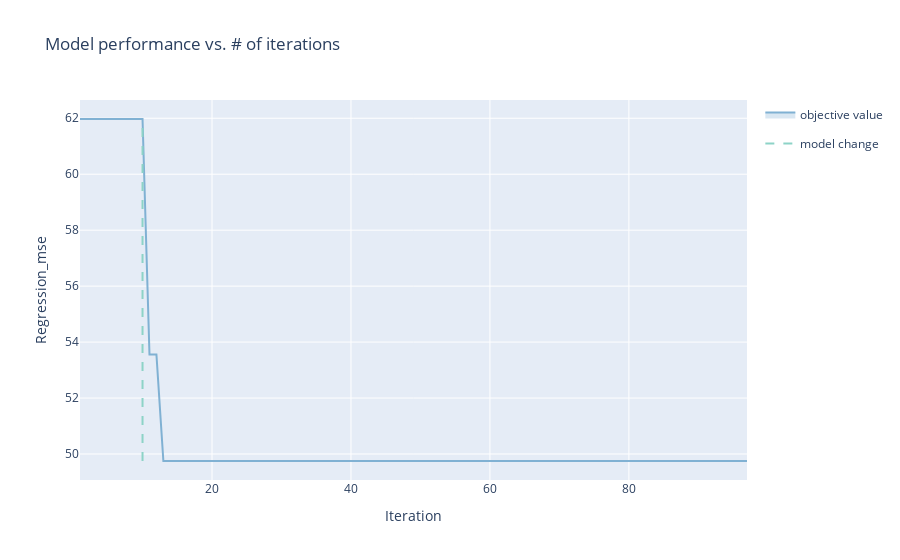

Notebook cell for this chart:
### Code cell
render(ax_client.get_optimization_trace())

### Figure 1 — Plotly figure (JSON) as saved in the notebook; plotly's stock layout.template omitted (floating-point values rounded to 4 significant figures)
{"data": [{"hoverinfo": "none", "legendgroup": "", "line": {"width": 0}, "mode": "lines", "showlegend": false, "type": "scatter", "x": [1, 2, 3, 4, 5, 6, 7, 8, 9, 10, 11, 12, 13, 14, 15, 16, 17, 18, 19, 20, 21, 22, 23, 24, 25, 26, 27, 28, 29, 30, 31, 32, 33, 34, 35, 36, 37, 38, 39, 40, 41, 42, 43, 44, 45, 46, 47, 48, 49, 50, 51, 52, 53, 54, 55, 56, 57, 58, 59, 60, 61, 62, 63, 64, 65, 66, 67, 68, 69, 70, 71, 72, 73, 74, 75, 76, 77, 78, 79, 80, 81, 82, 83, 84, 85, 86, 87, 88, 89, 90, 91, 92, 93, 94, 95, 96, 97], "y": [61.97, 61.97, 61.97, 61.97, 61.97, 61.97, 61.97, 61.97, 61.97, 61.97, 53.56, 53.56, 49.75, 49.75, 49.75, 49.75, 49.75, 49.75, 49.75, 49.75, 49.75, 49.75, 49.75, 49.75, 49.75, 49.75, 49.75, 49.75, 49.75, 49.75, 49.75, 49.75, 49.75, 49.75, 49.75, 49.75, 49.75, 49.75, 49.75, 49.75, 49.75, 49.75, 49.75, 49.75, 49.75, 49.75, 49.75, 49.75, 49.75, 49.75, 49.75, 49.75, 49.75, 49.75, 49.75, 49.75, 49.75, 49.75, 49.75, 49.75, 49.75, 49.75, 49.75, 49.75, 49.75, 49.75, 49.75, 49.75, 49.75, 49.75, 49.75, 49.75, 49.75, 49.75, 49.75, 49.75, 49.75, 49.75, 49.75, 49.75, 49.75, 49.75, 49.75, 49.75, 49.75, 49.75, 49.75, 49.75, 49.75, 49.75, 49.75, 49.75, 49.75, 49.75, 49.75, 49.75, 49.75]}, {"fill": "tonexty", "fillcolor": "rgba(128,177,211,0.3)", "legendgroup": "objective value", "line": {"color": "rgba(128,177,211,1)"}, "mode": "lines", "name": "objective value", "text": ["<br><em>Parameterization:</em><br>forgetting_factor: 0.002590786101728253<br>noise_scale: 3.128538994445453e-05<br>n_perturbations: 3", "<br><em>Parameterization:</em><br>forgetting_factor: 0.09512486788696392<br>noise_scale: 0.0034218176307694694<br>n_perturbations: 4", "<br><em>Parameterization:</em><br>forgetting_factor: 0.0038617474782217886<br>noise_scale: 0.7454366449114888<br>n_perturbations: 5", "<br><em>Parameterization:</em><br>forgetting_factor: 0.11109801497065287<br>noise_scale: 7.034308875430263e-05<br>n_perturbations: 3", "<br><em>Parameterization:</em><br>forgetting_factor: 0.0002740153833595983<br>noise_scale: 0.0030663647489889106<br>n_perturbations: 6", "<br><em>Parameterization:</em><br>forgetting_factor: 0.12125763594608642<br>noise_scale: 2.3767038747679664e-05<br>n_perturbations: 1", "<br><em>Parameterization:</em><br>forgetting_factor: 1.3945994100009885e-05<br>noise_scale: 0.000127116914807032<br>n_perturbations: 2", "<br><em>Parameterization:</em><br>forgetting_factor: 0.0004025883639121278<br>noise_scale: 4.438607413422986e-05<br>n_perturbations: 3", "<br><em>Parameterization:</em><br>forgetting_factor: 0.00019287822035163958<br>noise_scale: 0.00016314345603221593<br>n_perturbations: 4", "<br><em>Parameterization:</em><br>forgetting_factor: 0.00047235702499927117<br>noise_scale: 7.250199470255154e-05<br>n_perturbations: 2", "<br><em>Parameterization:</em><br>forgetting_factor: 0.04227961036764241<br>noise_scale: 0.03512615713367279<br>n_perturbations: 5", "<br><em>Parameterization:</em><br>forgetting_factor: 0.0025404492634748914<br>noise_scale: 0.011167513679315235<br>n_perturbations: 3", "<br><em>Parameterization:</em><br>forgetting_factor: 0.11326787864703845<br>noise_scale: 0.041642887676295606<br>n_perturbations: 2", "<br><em>Parameterization:</em><br>forgetting_factor: 4.852583486181355e-05<br>noise_scale: 0.006084740988837087<br>n_perturbations: 2", "<br><em>Parameterization:</em><br>forgetting_factor: 0.00017904060943619492<br>noise_scale: 0.16759578460755375<br>n_perturbations: 5", "<br><em>Parameterization:</em><br>forgetting_factor: 1e-05<br>noise_scale: 2.0<br>n_perturbations: 1", "<br><em>Parameterization:</em><br>forgetting_factor: 1e-05<br>noise_scale: 1e-05<br>n_perturbations: 6", "<br><em>Parameterization:</em><br>forgetting_factor: 0.15<br>noise_scale: 1e-05<br>n_perturbations: 6", "<br><em>Parameterization:</em><br>forgetting_factor: 0.0016274792684406682<br>noise_scale: 2.0<br>n_perturbations: 1", "<br><em>Parameterization:</em><br>forgetting_factor: 0.15<br>noise_scale: 2.0<br>n_perturbations: 6", "<br><em>Parameterization:</em><br>forgetting_factor: 0.15<br>noise_scale: 2.0<br>n_perturbations: 1", "<br><em>Parameterization:</em><br>forgetting_factor: 1e-05<br>noise_scale: 2.0<br>n_perturbations: 6", "<br><em>Parameterization:</em><br>forgetting_factor: 0.002915700482877479<br>noise_scale: 1.1691885737686923e-05<br>n_perturbations: 6", "<br><em>Parameterization:</em><br>forgetting_factor: 0.003779578597566745<br>noise_scale: 1.6216687665203716e-05<br>n_perturbations: 1", "<br><em>Parameterization:</em><br>forgetting_factor: 1.1805572350225832e-05<br>noise_scale: 0.004269024606221<br>n_perturbations: 6", "<br><em>Parameterization:</em><br>forgetting_factor: 1.2766773803644815e-05<br>noise_scale: 1.1936414566190976e-05<br>n_perturbations: 1", "<br><em>Parameterization:</em><br>forgetting_factor: 2.6951576303936525e-05<br>noise_scale: 0.023425832338308777<br>n_perturbations: 1", "<br><em>Parameterization:</em><br>forgetting_factor: 1.855454158746994e-05<br>noise_scale: 1.1237508732281347e-05<br>n_perturbations: 3", "<br><em>Parameterization:</em><br>forgetting_factor: 1.075030928590423e-05<br>noise_scale: 1.1000156078001913<br>n_perturbations: 4", "<br><em>Parameterization:</em><br>forgetting_factor: 0.027122228379946392<br>noise_scale: 0.006980908713958273<br>n_perturbations: 1", "<br><em>Parameterization:</em><br>forgetting_factor: 0.12593719658324887<br>noise_scale: 0.08031883881928602<br>n_perturbations: 6", "<br><em>Parameterization:</em><br>forgetting_factor: 0.1201683033200392<br>noise_scale: 0.00032308447096368213<br>n_perturbations: 6", "<br><em>Parameterization:</em><br>forgetting_factor: 0.0009488880799500345<br>noise_scale: 0.003688012855965412<br>n_perturbations: 1", "<br><em>Parameterization:</em><br>forgetting_factor: 4.851054237561236e-05<br>noise_scale: 1.4200711395299799<br>n_perturbations: 3", "<br><em>Parameterization:</em><br>forgetting_factor: 0.14592643785788179<br>noise_scale: 1.0271943952816902<br>n_perturbations: 4", "<br><em>Parameterization:</em><br>forgetting_factor: 0.0004176088628913687<br>noise_scale: 1.4867962729087603<br>n_perturbations: 6", "<br><em>Parameterization:</em><br>forgetting_factor: 1.0686844164981133e-05<br>noise_scale: 0.00028909055609750847<br>n_perturbations: 1", "<br><em>Parameterization:</em><br>forgetting_factor: 0.017398379556069016<br>noise_scale: 0.08061064190677014<br>n_perturbations: 1", "<br><em>Parameterization:</em><br>forgetting_factor: 0.1325301110654243<br>noise_scale: 0.0006856726559236406<br>n_perturbations: 1", "<br><em>Parameterization:</em><br>forgetting_factor: 0.0009956054558019323<br>noise_scale: 0.11609775420583683<br>n_perturbations: 6", "<br><em>Parameterization:</em><br>forgetting_factor: 1.07007632890913e-05<br>noise_scale: 0.015186523029432169<br>n_perturbations: 4", "<br><em>Parameterization:</em><br>forgetting_factor: 9.720972544931366e-05<br>noise_scale: 2.214131728871212e-05<br>n_perturbations: 6", "<br><em>Parameterization:</em><br>forgetting_factor: 1.0730610243537406e-05<br>noise_scale: 0.03904195804022152<br>n_perturbations: 1", "<br><em>Parameterization:</em><br>forgetting_factor: 0.00014286068935679254<br>noise_scale: 0.9021249367303333<br>n_perturbations: 1", "<br><em>Parameterization:</em><br>forgetting_factor: 0.0023975429546384437<br>noise_scale: 0.8241202943089723<br>n_perturbations: 3", "<br><em>Parameterization:</em><br>forgetting_factor: 0.00013631957271159284<br>noise_scale: 0.00019432910299996408<br>n_perturbations: 6", "<br><em>Parameterization:</em><br>forgetting_factor: 0.06390432769048562<br>noise_scale: 0.07884550942993471<br>n_perturbations: 1", "<br><em>Parameterization:</em><br>forgetting_factor: 0.0007833655456518819<br>noise_scale: 0.000335411643841754<br>n_perturbations: 1", "<br><em>Parameterization:</em><br>forgetting_factor: 1.2650841734378036e-05<br>noise_scale: 0.00011995832718040573<br>n_perturbations: 5", "<br><em>Parameterization:</em><br>forgetting_factor: 0.0003392034019506577<br>noise_scale: 0.1064161604088143<br>n_perturbations: 1", "<br><em>Parameterization:</em><br>forgetting_factor: 0.00024856616532263067<br>noise_scale: 1.1980944510134482e-05<br>n_perturbations: 1", "<br><em>Parameterization:</em><br>forgetting_factor: 0.07671806911403699<br>noise_scale: 1.8300995003549396<br>n_perturbations: 3", "<br><em>Parameterization:</em><br>forgetting_factor: 0.03298103693839158<br>noise_scale: 0.0015669015447514652<br>n_perturbations: 1", "<br><em>Parameterization:</em><br>forgetting_factor: 0.00023511683286691243<br>noise_scale: 1.4314363699432003e-05<br>n_perturbations: 4", "<br><em>Parameterization:</em><br>forgetting_factor: 2.1471354829364192e-05<br>noise_scale: 0.21788376488496145<br>n_perturbations: 6", "<br><em>Parameterization:</em><br>forgetting_factor: 0.009357194945209486<br>noise_scale: 0.001408974535379471<br>n_perturbations: 3", "<br><em>Parameterization:</em><br>forgetting_factor: 1.3052364559007493e-05<br>noise_scale: 1.7376453669023<br>n_perturbations: 3", "<br><em>Parameterization:</em><br>forgetting_factor: 0.003651563835907737<br>noise_scale: 0.5713100751424844<br>n_perturbations: 6", "<br><em>Parameterization:</em><br>forgetting_factor: 0.021527229546491812<br>noise_scale: 2.9629642696891875e-05<br>n_perturbations: 1", "<br><em>Parameterization:</em><br>forgetting_factor: 0.00023240434332573166<br>noise_scale: 0.023400941308917355<br>n_perturbations: 3", "<br><em>Parameterization:</em><br>forgetting_factor: 6.057753566960896e-05<br>noise_scale: 0.0007993528511671523<br>n_perturbations: 3", "<br><em>Parameterization:</em><br>forgetting_factor: 0.000402914096320586<br>noise_scale: 1.1290886252512933e-05<br>n_perturbations: 1", "<br><em>Parameterization:</em><br>forgetting_factor: 1.1264439480493512e-05<br>noise_scale: 0.0014632999636467869<br>n_perturbations: 2", "<br><em>Parameterization:</em><br>forgetting_factor: 0.023982657762961844<br>noise_scale: 1.3628601669760818<br>n_perturbations: 1", "<br><em>Parameterization:</em><br>forgetting_factor: 0.0748957726588148<br>noise_scale: 0.010504198049286267<br>n_perturbations: 6", "<br><em>Parameterization:</em><br>forgetting_factor: 0.0003642500647050324<br>noise_scale: 1.0741640695123306e-05<br>n_perturbations: 6", "<br><em>Parameterization:</em><br>forgetting_factor: 0.09972610193627635<br>noise_scale: 0.03678687868256603<br>n_perturbations: 3", "<br><em>Parameterization:</em><br>forgetting_factor: 1.7417241101203516e-05<br>noise_scale: 0.0007371332451855261<br>n_perturbations: 6", "<br><em>Parameterization:</em><br>forgetting_factor: 0.0025842956713257345<br>noise_scale: 0.0013020196809653095<br>n_perturbations: 6", "<br><em>Parameterization:</em><br>forgetting_factor: 7.880891951115364e-05<br>noise_scale: 5.942615142441422e-05<br>n_perturbations: 1", "<br><em>Parameterization:</em><br>forgetting_factor: 0.1194030806690144<br>noise_scale: 0.013363725930758326<br>n_perturbations: 1", "<br><em>Parameterization:</em><br>forgetting_factor: 0.0017953825918454052<br>noise_scale: 0.06257389042867655<br>n_perturbations: 4", "<br><em>Parameterization:</em><br>forgetting_factor: 0.0035601621424316814<br>noise_scale: 0.06440555362412198<br>n_perturbations: 1", "<br><em>Parameterization:</em><br>forgetting_factor: 2.540931529530567e-05<br>noise_scale: 8.73542752381551e-05<br>n_perturbations: 4", "<br><em>Parameterization:</em><br>forgetting_factor: 0.0008574002753547778<br>noise_scale: 1.9489924754143462e-05<br>n_perturbations: 6", "<br><em>Parameterization:</em><br>forgetting_factor: 1.0073680772432492e-05<br>noise_scale: 0.0007196188982185155<br>n_perturbations: 1", "<br><em>Parameterization:</em><br>forgetting_factor: 0.0006085700858732004<br>noise_scale: 1.4342657542807726<br>n_perturbations: 4", "<br><em>Parameterization:</em><br>forgetting_factor: 8.879910923815646e-05<br>noise_scale: 0.006335451351089386<br>n_perturbations: 1", "<br><em>Parameterization:</em><br>forgetting_factor: 1.1673769391671826e-05<br>noise_scale: 0.0021278840750819095<br>n_perturbations: 4", "<br><em>Parameterization:</em><br>forgetting_factor: 4.270834969025297e-05<br>noise_scale: 1.781350667233559e-05<br>n_perturbations: 5", "<br><em>Parameterization:</em><br>forgetting_factor: 0.060667753100319355<br>noise_scale: 1.008369638735302e-05<br>n_perturbations: 4", "<br><em>Parameterization:</em><br>forgetting_factor: 0.0008720482741611982<br>noise_scale: 0.4159664299476218<br>n_perturbations: 1", "<br><em>Parameterization:</em><br>forgetting_factor: 1.0785542061386819e-05<br>noise_scale: 0.14817975942257688<br>n_perturbations: 2", "<br><em>Parameterization:</em><br>forgetting_factor: 0.11912306119457101<br>noise_scale: 0.11035130618445944<br>n_perturbations: 4", "<br><em>Parameterization:</em><br>forgetting_factor: 0.001160629126073222<br>noise_scale: 9.233361343086808e-05<br>n_perturbations: 6", "<br><em>Parameterization:</em><br>forgetting_factor: 0.027687513567062408<br>noise_scale: 0.5935244467742601<br>n_perturbations: 6", "<br><em>Parameterization:</em><br>forgetting_factor: 1.0292891164955026e-05<br>noise_scale: 0.5701273075173514<br>n_perturbations: 6", "<br><em>Parameterization:</em><br>forgetting_factor: 0.004941401269954358<br>noise_scale: 1.620890826525063<br>n_perturbations: 2", "<br><em>Parameterization:</em><br>forgetting_factor: 0.12113239178014014<br>noise_scale: 0.001584926044946963<br>n_perturbations: 2", "<br><em>Parameterization:</em><br>forgetting_factor: 1.0521491823021421e-05<br>noise_scale: 0.004724092373733979<br>n_perturbations: 5", "<br><em>Parameterization:</em><br>forgetting_factor: 0.011959808968786753<br>noise_scale: 3.0555157788566455e-05<br>n_perturbations: 6", "<br><em>Parameterization:</em><br>forgetting_factor: 0.000958675149075929<br>noise_scale: 1.0384462857044736e-05<br>n_perturbations: 3", "<br><em>Parameterization:</em><br>forgetting_factor: 0.0005206408165069087<br>noise_scale: 0.014590206070924658<br>n_perturbations: 6", "<br><em>Parameterization:</em><br>forgetting_factor: 5.251336801982099e-05<br>noise_scale: 0.000643164542059315<br>n_perturbations: 1", "<br><em>Parameterization:</em><br>forgetting_factor: 2.289093988935768e-05<br>noise_scale: 0.022261717705170048<br>n_perturbations: 6", "<br><em>Parameterization:</em><br>forgetting_factor: 8.269849015315243e-05<br>noise_scale: 1.6350101364757526<br>n_perturbations: 6", "<br><em>Parameterization:</em><br>forgetting_factor: 0.12390220230217223<br>noise_scale: 0.3306373516574942<br>n_perturbations: 2"], "type": "scatter", "x": [1, 2, 3, 4, 5, 6, 7, 8, 9, 10, 11, 12, 13, 14, 15, 16, 17, 18, 19, 20, 21, 22, 23, 24, 25, 26, 27, 28, 29, 30, 31, 32, 33, 34, 35, 36, 37, 38, 39, 40, 41, 42, 43, 44, 45, 46, 47, 48, 49, 50, 51, 52, 53, 54, 55, 56, 57, 58, 59, 60, 61, 62, 63, 64, 65, 66, 67, 68, 69, 70, 71, 72, 73, 74, 75, 76, 77, 78, 79, 80, 81, 82, 83, 84, 85, 86, 87, 88, 89, 90, 91, 92, 93, 94, 95, 96, 97], "y": [61.97, 61.97, 61.97, 61.97, 61.97, 61.97, 61.97, 61.97, 61.97, 61.97, 53.56, 53.56, 49.75, 49.75, 49.75, 49.75, 49.75, 49.75, 49.75, 49.75, 49.75, 49.75, 49.75, 49.75, 49.75, 49.75, 49.75, 49.75, 49.75, 49.75, 49.75, 49.75, 49.75, 49.75, 49.75, 49.75, 49.75, 49.75, 49.75, 49.75, 49.75, 49.75, 49.75, 49.75, 49.75, 49.75, 49.75, 49.75, 49.75, 49.75, 49.75, 49.75, 49.75, 49.75, 49.75, 49.75, 49.75, 49.75, 49.75, 49.75, 49.75, 49.75, 49.75, 49.75, 49.75, 49.75, 49.75, 49.75, 49.75, 49.75, 49.75, 49.75, 49.75, 49.75, 49.75, 49.75, 49.75, 49.75, 49.75, 49.75, 49.75, 49.75, 49.75, 49.75, 49.75, 49.75, 49.75, 49.75, 49.75, 49.75, 49.75, 49.75, 49.75, 49.75, 49.75, 49.75, 49.75]}, {"fill": "tonexty", "fillcolor": "rgba(128,177,211,0.3)", "hoverinfo": "none", "legendgroup": "", "line": {"width": 0}, "mode": "lines", "showlegend": false, "type": "scatter", "x": [1, 2, 3, 4, 5, 6, 7, 8, 9, 10, 11, 12, 13, 14, 15, 16, 17, 18, 19, 20, 21, 22, 23, 24, 25, 26, 27, 28, 29, 30, 31, 32, 33, 34, 35, 36, 37, 38, 39, 40, 41, 42, 43, 44, 45, 46, 47, 48, 49, 50, 51, 52, 53, 54, 55, 56, 57, 58, 59, 60, 61, 62, 63, 64, 65, 66, 67, 68, 69, 70, 71, 72, 73, 74, 75, 76, 77, 78, 79, 80, 81, 82, 83, 84, 85, 86, 87, 88, 89, 90, 91, 92, 93, 94, 95, 96, 97], "y": [61.97, 61.97, 61.97, 61.97, 61.97, 61.97, 61.97, 61.97, 61.97, 61.97, 53.56, 53.56, 49.75, 49.75, 49.75, 49.75, 49.75, 49.75, 49.75, 49.75, 49.75, 49.75, 49.75, 49.75, 49.75, 49.75, 49.75, 49.75, 49.75, 49.75, 49.75, 49.75, 49.75, 49.75, 49.75, 49.75, 49.75, 49.75, 49.75, 49.75, 49.75, 49.75, 49.75, 49.75, 49.75, 49.75, 49.75, 49.75, 49.75, 49.75, 49.75, 49.75, 49.75, 49.75, 49.75, 49.75, 49.75, 49.75, 49.75, 49.75, 49.75, 49.75, 49.75, 49.75, 49.75, 49.75, 49.75, 49.75, 49.75, 49.75, 49.75, 49.75, 49.75, 49.75, 49.75, 49.75, 49.75, 49.75, 49.75, 49.75, 49.75, 49.75, 49.75, 49.75, 49.75, 49.75, 49.75, 49.75, 49.75, 49.75, 49.75, 49.75, 49.75, 49.75, 49.75, 49.75, 49.75]}, {"line": {"color": "rgba(141,211,199,1)", "dash": "dash"}, "mode": "lines", "name": "model change", "type": "scatter", "x": [10, 10], "y": [49.75, 61.97]}], "layout": {"autosize": true, "showlegend": true, "title": {"text": "Model performance vs. # of iterations"}, "xaxis": {"autorange": true, "range": [1, 97], "title": {"text": "Iteration"}, "type": "linear"}, "yaxis": {"autorange": true, "range": [49.07, 62.65], "title": {"text": "Regression_mse"}, "type": "linear"}}}
